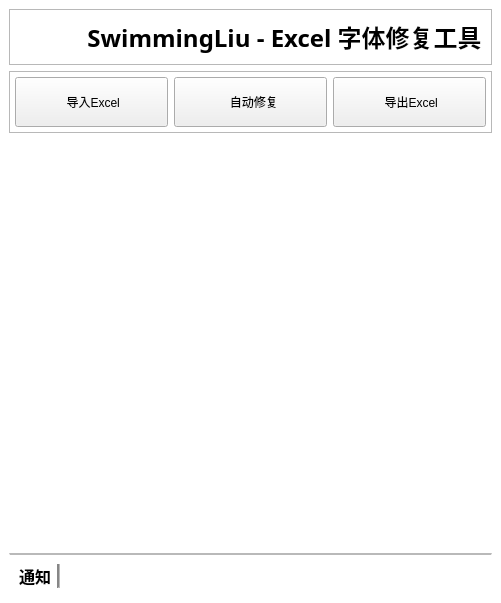
<?xml version="1.0" encoding="UTF-8"?>
<ui version="4.0">
 <class>MainWindow</class>
 <widget class="QMainWindow" name="MainWindow">
  <property name="geometry">
   <rect>
    <x>0</x>
    <y>0</y>
    <width>501</width>
    <height>603</height>
   </rect>
  </property>
  <property name="windowTitle">
   <string>Excel字体修复工具</string>
  </property>
  <property name="styleSheet">
   <string notr="true">QMainWindow#MainWindow{
	background-color: white;
	border-radius: 15%;
}</string>
  </property>
  <widget class="QWidget" name="centralwidget">
   <layout class="QVBoxLayout" name="verticalLayout" stretch="2,2,20,1">
    <item>
     <widget class="QFrame" name="frame">
      <property name="frameShape">
       <enum>QFrame::StyledPanel</enum>
      </property>
      <property name="frameShadow">
       <enum>QFrame::Raised</enum>
      </property>
      <layout class="QHBoxLayout" name="horizontalLayout" stretch="2,8">
       <item>
        <widget class="QLabel" name="label_2">
         <property name="styleSheet">
          <string notr="true">image: url(:/logo/images/swimmingliu_icon.png);</string>
         </property>
         <property name="text">
          <string/>
         </property>
         <property name="scaledContents">
          <bool>true</bool>
         </property>
        </widget>
       </item>
       <item alignment="Qt::AlignHCenter">
        <widget class="QLabel" name="label">
         <property name="font">
          <font>
           <family>Adobe 宋体 Std L</family>
          </font>
         </property>
         <property name="text">
          <string>&lt;!DOCTYPE HTML PUBLIC &quot;-//W3C//DTD HTML 4.0//EN&quot; &quot;http://www.w3.org/TR/REC-html40/strict.dtd&quot;&gt;
&lt;html&gt;&lt;head&gt;&lt;meta name=&quot;qrichtext&quot; content=&quot;1&quot; /&gt;&lt;meta charset=&quot;utf-8&quot; /&gt;&lt;style type=&quot;text/css&quot;&gt;
p, li { white-space: pre-wrap; }
hr { height: 1px; border-width: 0; }
li.unchecked::marker { content: &quot;\2610&quot;; }
li.checked::marker { content: &quot;\2612&quot;; }
&lt;/style&gt;&lt;/head&gt;&lt;body style=&quot; font-family:'Microsoft YaHei UI'; font-size:11pt; font-weight:400; font-style:normal;&quot;&gt;
&lt;p style=&quot; margin-top:0px; margin-bottom:0px; margin-left:0px; margin-right:0px; -qt-block-indent:0; text-indent:0px;&quot;&gt;&lt;span style=&quot; font-size:18pt; font-weight:700;&quot;&gt;SwimmingLiu - Excel 字体修复工具&lt;/span&gt;&lt;/p&gt;&lt;/body&gt;&lt;/html&gt;</string>
         </property>
         <property name="alignment">
          <set>Qt::AlignCenter</set>
         </property>
        </widget>
       </item>
      </layout>
     </widget>
    </item>
    <item>
     <widget class="QFrame" name="frame_3">
      <property name="styleSheet">
       <string notr="true"/>
      </property>
      <property name="frameShape">
       <enum>QFrame::StyledPanel</enum>
      </property>
      <property name="frameShadow">
       <enum>QFrame::Raised</enum>
      </property>
      <layout class="QHBoxLayout" name="horizontalLayout_3" stretch="10,10,10">
       <property name="leftMargin">
        <number>5</number>
       </property>
       <property name="topMargin">
        <number>5</number>
       </property>
       <property name="rightMargin">
        <number>5</number>
       </property>
       <property name="bottomMargin">
        <number>5</number>
       </property>
       <item>
        <widget class="PushButton" name="import_excel">
         <property name="sizePolicy">
          <sizepolicy hsizetype="Expanding" vsizetype="Expanding">
           <horstretch>0</horstretch>
           <verstretch>0</verstretch>
          </sizepolicy>
         </property>
         <property name="minimumSize">
          <size>
           <width>60</width>
           <height>50</height>
          </size>
         </property>
         <property name="styleSheet">
          <string notr="true">PushButton, ToolButton, ToggleButton, ToggleToolButton {
    color: black;
    background-image:url(:/tool/images/import_excel.png);
	background-repeat: no-repeat;
	background-position: left center;
	border-left: 20px solid transparent;
	text-align: left;
    border-radius: 5px;
    font: 16px 'Segoe UI', 'Microsoft YaHei';
    padding: 15px 0px 15px 40px;
    outline: none;
}

ToolButton {
    padding: 5px 9px 6px 8px;
}

PushButton[hasIcon=false] {
    padding: 5px 12px 6px 12px;
}

PushButton[hasIcon=true] {
    padding: 5px 12px 6px 36px;
}

DropDownToolButton, PrimaryDropDownToolButton {
    padding: 5px 31px 6px 8px;
}

DropDownPushButton[hasIcon=false],
PrimaryDropDownPushButton[hasIcon=false] {
    padding: 5px 31px 6px 12px;
}

DropDownPushButton[hasIcon=true],
PrimaryDropDownPushButton[hasIcon=true] {
    padding: 5px 31px 6px 36px;
}

PushButton:hover, ToolButton:hover, ToggleButton:hover, ToggleToolButton:hover {
    background-color: rgba(114, 129, 214, 59);
	background-image:url(:/tool/images/import_excel.png);
	background-repeat: no-repeat;
	background-position: left center;
}

PushButton:pressed, ToolButton:pressed, ToggleButton:pressed, ToggleToolButton:pressed {
    color: rgba(0, 0, 0, 0.63);
    background-color: rgba(114, 129, 214, 59);
    border-bottom: 1px solid rgba(0, 0, 0, 0.073);
	background-image:url(:/tool/images/import_excel.png);
	background-repeat: no-repeat;
	background-position: left center;
}

PushButton:disabled, ToolButton:disabled, ToggleButton:disabled, ToggleToolButton:disabled {
    color: rgba(0, 0, 0, 0.36);
    background: rgba(249, 249, 249, 0.3);
    border: 1px solid rgba(0, 0, 0, 0.06);
    border-bottom: 1px solid rgba(0, 0, 0, 0.06);
}


PrimaryPushButton,
PrimaryToolButton,
ToggleButton:checked,
ToggleToolButton:checked {
    color: white;
    background-color: #009faa;
    border: 1px solid #00a7b3;
    border-bottom: 1px solid #007780;
}

PrimaryPushButton:hover,
PrimaryToolButton:hover,
ToggleButton:checked:hover,
ToggleToolButton:checked:hover {
    background-color: #00a7b3;
    border: 1px solid #2daab3;
    border-bottom: 1px solid #007780;
}

PrimaryPushButton:pressed,
PrimaryToolButton:pressed,
ToggleButton:checked:pressed,
ToggleToolButton:checked:pressed {
    color: rgba(255, 255, 255, 0.63);
    background-color: #3eabb3;
    border: 1px solid #3eabb3;
}

PrimaryPushButton:disabled,
PrimaryToolButton:disabled,
ToggleButton:checked:disabled,
ToggleToolButton:checked:disabled {
    color: rgba(255, 255, 255, 0.9);
    background-color: rgb(205, 205, 205);
    border: 1px solid rgb(205, 205, 205);
}

SplitDropButton,
PrimarySplitDropButton {
    border-left: none;
    border-top-left-radius: 0;
    border-bottom-left-radius: 0;
}

#splitPushButton,
#splitToolButton,
#primarySplitPushButton,
#primarySplitToolButton {
    border-top-right-radius: 0;
    border-bottom-right-radius: 0;
}

#splitPushButton:pressed,
#splitToolButton:pressed,
SplitDropButton:pressed {
    border-bottom: 1px solid rgba(0, 0, 0, 0.183);
}

PrimarySplitDropButton:pressed {
    border-bottom: 1px solid #007780;
}

#primarySplitPushButton, #primarySplitToolButton {
    border-right: 1px solid #3eabb3;
}

#primarySplitPushButton:pressed, #primarySplitToolButton:pressed {
    border-bottom: 1px solid #007780;
}

HyperlinkButton {
    /* font: 14px 'Segoe UI', 'Microsoft YaHei'; */
    padding: 6px 12px 6px 12px;
    color: #009faa;
    border: none;
    border-radius: 6px;
    background-color: transparent;
}

HyperlinkButton[hasIcon=false] {
    padding: 6px 12px 6px 12px;
}

HyperlinkButton[hasIcon=true] {
    padding: 6px 12px 6px 36px;
}

HyperlinkButton:hover {
    color: #009faa;
    background-color: rgba(0, 0, 0, 10);
    border: none;
}

HyperlinkButton:pressed {
    color: #009faa;
    background-color: rgba(0, 0, 0, 6);
    border: none;
}

HyperlinkButton:disabled {
    color: rgba(0, 0, 0, 0.43);
    background-color: transparent;
    border: none;
}


RadioButton {
    min-height: 24px;
    max-height: 24px;
    background-color: transparent;
    font: 14px 'Segoe UI', 'Microsoft YaHei', 'PingFang SC';
    color: black;
}

RadioButton::indicator {
    width: 18px;
    height: 18px;
    border-radius: 11px;
    border: 2px solid #999999;
    background-color: rgba(0, 0, 0, 5);
    margin-right: 4px;
}

RadioButton::indicator:hover {
    background-color: rgba(0, 0, 0, 0);
}

RadioButton::indicator:pressed {
    border: 2px solid #bbbbbb;
    background-color: qradialgradient(spread:pad, cx:0.5, cy:0.5, radius:0.5, fx:0.5, fy:0.5,
            stop:0 rgb(255, 255, 255),
            stop:0.5 rgb(255, 255, 255),
            stop:0.6 rgb(225, 224, 223),
            stop:1 rgb(225, 224, 223));
}

RadioButton::indicator:checked {
    height: 22px;
    width: 22px;
    border: none;
    border-radius: 11px;
    background-color: qradialgradient(spread:pad, cx:0.5, cy:0.5, radius:0.5, fx:0.5, fy:0.5,
            stop:0 rgb(255, 255, 255),
            stop:0.5 rgb(255, 255, 255),
            stop:0.6 #009faa,
            stop:1 #009faa);
}

RadioButton::indicator:checked:hover {
    background-color: qradialgradient(spread:pad, cx:0.5, cy:0.5, radius:0.5, fx:0.5, fy:0.5,
            stop:0 rgb(255, 255, 255),
            stop:0.6 rgb(255, 255, 255),
            stop:0.7 #009faa,
            stop:1 #009faa);
}

RadioButton::indicator:checked:pressed {
    background-color: qradialgradient(spread:pad, cx:0.5, cy:0.5, radius:0.5, fx:0.5, fy:0.5,
            stop:0 rgb(255, 255, 255),
            stop:0.5 rgb(255, 255, 255),
            stop:0.6 #009faa,
            stop:1 #009faa);
}

RadioButton:disabled {
    color: rgba(0, 0, 0, 110);
}

RadioButton::indicator:disabled {
    border: 2px solid #bbbbbb;
    background-color: transparent;
}

RadioButton::indicator:disabled:checked {
    border: none;
    background-color: qradialgradient(spread:pad, cx:0.5, cy:0.5, radius:0.5, fx:0.5, fy:0.5,
            stop:0 rgb(255, 255, 255),
            stop:0.5 rgb(255, 255, 255),
            stop:0.6 rgba(0, 0, 0, 0.2169),
            stop:1 rgba(0, 0, 0, 0.2169));
}

TransparentToolButton,
TransparentToggleToolButton,
TransparentDropDownToolButton,
TransparentPushButton,
TransparentDropDownPushButton,
TransparentTogglePushButton {
    background-color: transparent;
    border: none;
    border-radius: 5px;
    margin: 0;
}

TransparentToolButton:hover,
TransparentToggleToolButton:hover,
TransparentDropDownToolButton:hover,
TransparentPushButton:hover,
TransparentDropDownPushButton:hover,
TransparentTogglePushButton:hover {
    background-color: rgba(0, 0, 0, 9);
    border: none;
}

TransparentToolButton:pressed,
TransparentToggleToolButton:pressed,
TransparentDropDownToolButton:pressed,
TransparentPushButton:pressed,
TransparentDropDownPushButton:pressed,
TransparentTogglePushButton:pressed {
    background-color: rgba(0, 0, 0, 6);
    border: none;
}

TransparentToolButton:disabled,
TransparentToggleToolButton:disabled,
TransparentDropDownToolButton:disabled,
TransprentPushButton:disabled,
TransparentDropDownPushButton:disabled,
TransprentTogglePushButton:disabled {
    background-color: transparent;
    border: none;
}


PillPushButton,
PillPushButton:hover,
PillPushButton:pressed,
PillPushButton:disabled,
PillPushButton:checked,
PillPushButton:checked:hover,
PillPushButton:checked:pressed,
PillPushButton:disabled:checked,
PillToolButton,
PillToolButton:hover,
PillToolButton:pressed,
PillToolButton:disabled,
PillToolButton:checked,
PillToolButton:checked:hover,
PillToolButton:checked:pressed,
PillToolButton:disabled:checked {
    background-color: transparent;
    border: none;
}
</string>
         </property>
         <property name="text">
          <string> 导入Excel</string>
         </property>
         <property name="iconSize">
          <size>
           <width>40</width>
           <height>40</height>
          </size>
         </property>
         <property name="hasIcon" stdset="0">
          <bool>true</bool>
         </property>
        </widget>
       </item>
       <item>
        <widget class="PushButton" name="fix_font">
         <property name="sizePolicy">
          <sizepolicy hsizetype="Expanding" vsizetype="Expanding">
           <horstretch>0</horstretch>
           <verstretch>0</verstretch>
          </sizepolicy>
         </property>
         <property name="minimumSize">
          <size>
           <width>60</width>
           <height>50</height>
          </size>
         </property>
         <property name="styleSheet">
          <string notr="true">PushButton, ToolButton, ToggleButton, ToggleToolButton {
    color: black;
    background-image:url(:/tool/images/convert.png);
	background-repeat: no-repeat;
	background-position: left center;
	border: none;
	border-left: 20px solid transparent;
	text-align: left;
    border-radius: 5px;
    font: 16px 'Segoe UI', 'Microsoft YaHei';
   padding: 15px 0px 15px 40px;
    outline: none;
}

ToolButton {
    padding: 5px 9px 6px 8px;
}

PushButton[hasIcon=false] {
    padding: 5px 12px 6px 12px;
}

PushButton[hasIcon=true] {
    padding: 5px 12px 6px 36px;
}

DropDownToolButton, PrimaryDropDownToolButton {
    padding: 5px 31px 6px 8px;
}

DropDownPushButton[hasIcon=false],
PrimaryDropDownPushButton[hasIcon=false] {
    padding: 5px 31px 6px 12px;
}

DropDownPushButton[hasIcon=true],
PrimaryDropDownPushButton[hasIcon=true] {
    padding: 5px 31px 6px 36px;
}

PushButton:hover, ToolButton:hover, ToggleButton:hover, ToggleToolButton:hover {
    background-color: rgba(114, 129, 214, 59);
	 background-image:url(:/tool/images/convert.png);
	background-repeat: no-repeat;
	background-position: left center;
}

PushButton:pressed, ToolButton:pressed, ToggleButton:pressed, ToggleToolButton:pressed {
    color: rgba(0, 0, 0, 0.63);
   background-color: rgba(114, 129, 214, 59);
    border-bottom: 1px solid rgba(0, 0, 0, 0.073);
    background-image:url(:/tool/images/convert.png);
	background-repeat: no-repeat;
	background-position: left center;
}

PushButton:disabled, ToolButton:disabled, ToggleButton:disabled, ToggleToolButton:disabled {
    color: rgba(0, 0, 0, 0.36);
    background: rgba(249, 249, 249, 0.3);
    border: 1px solid rgba(0, 0, 0, 0.06);
    border-bottom: 1px solid rgba(0, 0, 0, 0.06);
}


PrimaryPushButton,
PrimaryToolButton,
ToggleButton:checked,
ToggleToolButton:checked {
    color: white;
    background-color: #009faa;
    border: 1px solid #00a7b3;
    border-bottom: 1px solid #007780;
}

PrimaryPushButton:hover,
PrimaryToolButton:hover,
ToggleButton:checked:hover,
ToggleToolButton:checked:hover {
    background-color: #00a7b3;
    border: 1px solid #2daab3;
    border-bottom: 1px solid #007780;
}

PrimaryPushButton:pressed,
PrimaryToolButton:pressed,
ToggleButton:checked:pressed,
ToggleToolButton:checked:pressed {
    color: rgba(255, 255, 255, 0.63);
    background-color: #3eabb3;
    border: 1px solid #3eabb3;
}

PrimaryPushButton:disabled,
PrimaryToolButton:disabled,
ToggleButton:checked:disabled,
ToggleToolButton:checked:disabled {
    color: rgba(255, 255, 255, 0.9);
    background-color: rgb(205, 205, 205);
    border: 1px solid rgb(205, 205, 205);
}

SplitDropButton,
PrimarySplitDropButton {
    border-left: none;
    border-top-left-radius: 0;
    border-bottom-left-radius: 0;
}

#splitPushButton,
#splitToolButton,
#primarySplitPushButton,
#primarySplitToolButton {
    border-top-right-radius: 0;
    border-bottom-right-radius: 0;
}

#splitPushButton:pressed,
#splitToolButton:pressed,
SplitDropButton:pressed {
    border-bottom: 1px solid rgba(0, 0, 0, 0.183);
}

PrimarySplitDropButton:pressed {
    border-bottom: 1px solid #007780;
}

#primarySplitPushButton, #primarySplitToolButton {
    border-right: 1px solid #3eabb3;
}

#primarySplitPushButton:pressed, #primarySplitToolButton:pressed {
    border-bottom: 1px solid #007780;
}

HyperlinkButton {
    /* font: 14px 'Segoe UI', 'Microsoft YaHei'; */
    padding: 6px 12px 6px 12px;
    color: #009faa;
    border: none;
    border-radius: 6px;
    background-color: transparent;
}

HyperlinkButton[hasIcon=false] {
    padding: 6px 12px 6px 12px;
}

HyperlinkButton[hasIcon=true] {
    padding: 6px 12px 6px 36px;
}

HyperlinkButton:hover {
    color: #009faa;
    background-color: rgba(0, 0, 0, 10);
    border: none;
}

HyperlinkButton:pressed {
    color: #009faa;
    background-color: rgba(0, 0, 0, 6);
    border: none;
}

HyperlinkButton:disabled {
    color: rgba(0, 0, 0, 0.43);
    background-color: transparent;
    border: none;
}


RadioButton {
    min-height: 24px;
    max-height: 24px;
    background-color: transparent;
    font: 14px 'Segoe UI', 'Microsoft YaHei', 'PingFang SC';
    color: black;
}

RadioButton::indicator {
    width: 18px;
    height: 18px;
    border-radius: 11px;
    border: 2px solid #999999;
    background-color: rgba(0, 0, 0, 5);
    margin-right: 4px;
}

RadioButton::indicator:hover {
    background-color: rgba(0, 0, 0, 0);
}

RadioButton::indicator:pressed {
    border: 2px solid #bbbbbb;
    background-color: qradialgradient(spread:pad, cx:0.5, cy:0.5, radius:0.5, fx:0.5, fy:0.5,
            stop:0 rgb(255, 255, 255),
            stop:0.5 rgb(255, 255, 255),
            stop:0.6 rgb(225, 224, 223),
            stop:1 rgb(225, 224, 223));
}

RadioButton::indicator:checked {
    height: 22px;
    width: 22px;
    border: none;
    border-radius: 11px;
    background-color: qradialgradient(spread:pad, cx:0.5, cy:0.5, radius:0.5, fx:0.5, fy:0.5,
            stop:0 rgb(255, 255, 255),
            stop:0.5 rgb(255, 255, 255),
            stop:0.6 #009faa,
            stop:1 #009faa);
}

RadioButton::indicator:checked:hover {
    background-color: qradialgradient(spread:pad, cx:0.5, cy:0.5, radius:0.5, fx:0.5, fy:0.5,
            stop:0 rgb(255, 255, 255),
            stop:0.6 rgb(255, 255, 255),
            stop:0.7 #009faa,
            stop:1 #009faa);
}

RadioButton::indicator:checked:pressed {
    background-color: qradialgradient(spread:pad, cx:0.5, cy:0.5, radius:0.5, fx:0.5, fy:0.5,
            stop:0 rgb(255, 255, 255),
            stop:0.5 rgb(255, 255, 255),
            stop:0.6 #009faa,
            stop:1 #009faa);
}

RadioButton:disabled {
    color: rgba(0, 0, 0, 110);
}

RadioButton::indicator:disabled {
    border: 2px solid #bbbbbb;
    background-color: transparent;
}

RadioButton::indicator:disabled:checked {
    border: none;
    background-color: qradialgradient(spread:pad, cx:0.5, cy:0.5, radius:0.5, fx:0.5, fy:0.5,
            stop:0 rgb(255, 255, 255),
            stop:0.5 rgb(255, 255, 255),
            stop:0.6 rgba(0, 0, 0, 0.2169),
            stop:1 rgba(0, 0, 0, 0.2169));
}

TransparentToolButton,
TransparentToggleToolButton,
TransparentDropDownToolButton,
TransparentPushButton,
TransparentDropDownPushButton,
TransparentTogglePushButton {
    background-color: transparent;
    border: none;
    border-radius: 5px;
    margin: 0;
}

TransparentToolButton:hover,
TransparentToggleToolButton:hover,
TransparentDropDownToolButton:hover,
TransparentPushButton:hover,
TransparentDropDownPushButton:hover,
TransparentTogglePushButton:hover {
    background-color: rgba(0, 0, 0, 9);
    border: none;
}

TransparentToolButton:pressed,
TransparentToggleToolButton:pressed,
TransparentDropDownToolButton:pressed,
TransparentPushButton:pressed,
TransparentDropDownPushButton:pressed,
TransparentTogglePushButton:pressed {
    background-color: rgba(0, 0, 0, 6);
    border: none;
}

TransparentToolButton:disabled,
TransparentToggleToolButton:disabled,
TransparentDropDownToolButton:disabled,
TransprentPushButton:disabled,
TransparentDropDownPushButton:disabled,
TransprentTogglePushButton:disabled {
    background-color: transparent;
    border: none;
}


PillPushButton,
PillPushButton:hover,
PillPushButton:pressed,
PillPushButton:disabled,
PillPushButton:checked,
PillPushButton:checked:hover,
PillPushButton:checked:pressed,
PillPushButton:disabled:checked,
PillToolButton,
PillToolButton:hover,
PillToolButton:pressed,
PillToolButton:disabled,
PillToolButton:checked,
PillToolButton:checked:hover,
PillToolButton:checked:pressed,
PillToolButton:disabled:checked {
    background-color: transparent;
    border: none;
}
</string>
         </property>
         <property name="text">
          <string>  自动修复</string>
         </property>
         <property name="iconSize">
          <size>
           <width>40</width>
           <height>40</height>
          </size>
         </property>
         <property name="hasIcon" stdset="0">
          <bool>true</bool>
         </property>
        </widget>
       </item>
       <item>
        <widget class="PushButton" name="export_excel">
         <property name="sizePolicy">
          <sizepolicy hsizetype="Expanding" vsizetype="Expanding">
           <horstretch>0</horstretch>
           <verstretch>0</verstretch>
          </sizepolicy>
         </property>
         <property name="minimumSize">
          <size>
           <width>60</width>
           <height>50</height>
          </size>
         </property>
         <property name="styleSheet">
          <string notr="true">PushButton, ToolButton, ToggleButton, ToggleToolButton {
    color: black;
    background-image:url(:/tool/images/excel.png);
	background-repeat: no-repeat;
	background-position: left center;
	border: none;
	border-left: 20px solid transparent;
	text-align: left;
    border-radius: 5px;
    font: 16px 'Segoe UI', 'Microsoft YaHei';
   padding: 15px 0px 15px 40px;
    outline: none;
}

ToolButton {
    padding: 5px 9px 6px 8px;
}

PushButton[hasIcon=false] {
    padding: 5px 12px 6px 12px;
}

PushButton[hasIcon=true] {
    padding: 5px 12px 6px 36px;
}

DropDownToolButton, PrimaryDropDownToolButton {
    padding: 5px 31px 6px 8px;
}

DropDownPushButton[hasIcon=false],
PrimaryDropDownPushButton[hasIcon=false] {
    padding: 5px 31px 6px 12px;
}

DropDownPushButton[hasIcon=true],
PrimaryDropDownPushButton[hasIcon=true] {
    padding: 5px 31px 6px 36px;
}

PushButton:hover, ToolButton:hover, ToggleButton:hover, ToggleToolButton:hover {
    background-color: rgba(114, 129, 214, 59);
	 background-image: url(:/tool/images/excel.png);
	background-repeat: no-repeat;
	background-position: left center;
}

PushButton:pressed, ToolButton:pressed, ToggleButton:pressed, ToggleToolButton:pressed {
    color: rgba(0, 0, 0, 0.63);
    background-color: rgba(114, 129, 214, 59);
    border-bottom: 1px solid rgba(0, 0, 0, 0.073);
    background-image:url(:/tool/images/excel.png);
	background-repeat: no-repeat;
	background-position: left center;
}

PushButton:disabled, ToolButton:disabled, ToggleButton:disabled, ToggleToolButton:disabled {
    color: rgba(0, 0, 0, 0.36);
    background: rgba(249, 249, 249, 0.3);
    border: 1px solid rgba(0, 0, 0, 0.06);
    border-bottom: 1px solid rgba(0, 0, 0, 0.06);
}


PrimaryPushButton,
PrimaryToolButton,
ToggleButton:checked,
ToggleToolButton:checked {
    color: white;
    background-color: #009faa;
    border: 1px solid #00a7b3;
    border-bottom: 1px solid #007780;
}

PrimaryPushButton:hover,
PrimaryToolButton:hover,
ToggleButton:checked:hover,
ToggleToolButton:checked:hover {
    background-color: #00a7b3;
    border: 1px solid #2daab3;
    border-bottom: 1px solid #007780;
}

PrimaryPushButton:pressed,
PrimaryToolButton:pressed,
ToggleButton:checked:pressed,
ToggleToolButton:checked:pressed {
    color: rgba(255, 255, 255, 0.63);
    background-color: #3eabb3;
    border: 1px solid #3eabb3;
}

PrimaryPushButton:disabled,
PrimaryToolButton:disabled,
ToggleButton:checked:disabled,
ToggleToolButton:checked:disabled {
    color: rgba(255, 255, 255, 0.9);
    background-color: rgb(205, 205, 205);
    border: 1px solid rgb(205, 205, 205);
}

SplitDropButton,
PrimarySplitDropButton {
    border-left: none;
    border-top-left-radius: 0;
    border-bottom-left-radius: 0;
}

#splitPushButton,
#splitToolButton,
#primarySplitPushButton,
#primarySplitToolButton {
    border-top-right-radius: 0;
    border-bottom-right-radius: 0;
}

#splitPushButton:pressed,
#splitToolButton:pressed,
SplitDropButton:pressed {
    border-bottom: 1px solid rgba(0, 0, 0, 0.183);
}

PrimarySplitDropButton:pressed {
    border-bottom: 1px solid #007780;
}

#primarySplitPushButton, #primarySplitToolButton {
    border-right: 1px solid #3eabb3;
}

#primarySplitPushButton:pressed, #primarySplitToolButton:pressed {
    border-bottom: 1px solid #007780;
}

HyperlinkButton {
    /* font: 14px 'Segoe UI', 'Microsoft YaHei'; */
    padding: 6px 12px 6px 12px;
    color: #009faa;
    border: none;
    border-radius: 6px;
    background-color: transparent;
}

HyperlinkButton[hasIcon=false] {
    padding: 6px 12px 6px 12px;
}

HyperlinkButton[hasIcon=true] {
    padding: 6px 12px 6px 36px;
}

HyperlinkButton:hover {
    color: #009faa;
    background-color: rgba(0, 0, 0, 10);
    border: none;
}

HyperlinkButton:pressed {
    color: #009faa;
    background-color: rgba(0, 0, 0, 6);
    border: none;
}

HyperlinkButton:disabled {
    color: rgba(0, 0, 0, 0.43);
    background-color: transparent;
    border: none;
}


RadioButton {
    min-height: 24px;
    max-height: 24px;
    background-color: transparent;
    font: 14px 'Segoe UI', 'Microsoft YaHei', 'PingFang SC';
    color: black;
}

RadioButton::indicator {
    width: 18px;
    height: 18px;
    border-radius: 11px;
    border: 2px solid #999999;
    background-color: rgba(0, 0, 0, 5);
    margin-right: 4px;
}

RadioButton::indicator:hover {
    background-color: rgba(0, 0, 0, 0);
}

RadioButton::indicator:pressed {
    border: 2px solid #bbbbbb;
    background-color: qradialgradient(spread:pad, cx:0.5, cy:0.5, radius:0.5, fx:0.5, fy:0.5,
            stop:0 rgb(255, 255, 255),
            stop:0.5 rgb(255, 255, 255),
            stop:0.6 rgb(225, 224, 223),
            stop:1 rgb(225, 224, 223));
}

RadioButton::indicator:checked {
    height: 22px;
    width: 22px;
    border: none;
    border-radius: 11px;
    background-color: qradialgradient(spread:pad, cx:0.5, cy:0.5, radius:0.5, fx:0.5, fy:0.5,
            stop:0 rgb(255, 255, 255),
            stop:0.5 rgb(255, 255, 255),
            stop:0.6 #009faa,
            stop:1 #009faa);
}

RadioButton::indicator:checked:hover {
    background-color: qradialgradient(spread:pad, cx:0.5, cy:0.5, radius:0.5, fx:0.5, fy:0.5,
            stop:0 rgb(255, 255, 255),
            stop:0.6 rgb(255, 255, 255),
            stop:0.7 #009faa,
            stop:1 #009faa);
}

RadioButton::indicator:checked:pressed {
    background-color: qradialgradient(spread:pad, cx:0.5, cy:0.5, radius:0.5, fx:0.5, fy:0.5,
            stop:0 rgb(255, 255, 255),
            stop:0.5 rgb(255, 255, 255),
            stop:0.6 #009faa,
            stop:1 #009faa);
}

RadioButton:disabled {
    color: rgba(0, 0, 0, 110);
}

RadioButton::indicator:disabled {
    border: 2px solid #bbbbbb;
    background-color: transparent;
}

RadioButton::indicator:disabled:checked {
    border: none;
    background-color: qradialgradient(spread:pad, cx:0.5, cy:0.5, radius:0.5, fx:0.5, fy:0.5,
            stop:0 rgb(255, 255, 255),
            stop:0.5 rgb(255, 255, 255),
            stop:0.6 rgba(0, 0, 0, 0.2169),
            stop:1 rgba(0, 0, 0, 0.2169));
}

TransparentToolButton,
TransparentToggleToolButton,
TransparentDropDownToolButton,
TransparentPushButton,
TransparentDropDownPushButton,
TransparentTogglePushButton {
    background-color: transparent;
    border: none;
    border-radius: 5px;
    margin: 0;
}

TransparentToolButton:hover,
TransparentToggleToolButton:hover,
TransparentDropDownToolButton:hover,
TransparentPushButton:hover,
TransparentDropDownPushButton:hover,
TransparentTogglePushButton:hover {
    background-color: rgba(0, 0, 0, 9);
    border: none;
}

TransparentToolButton:pressed,
TransparentToggleToolButton:pressed,
TransparentDropDownToolButton:pressed,
TransparentPushButton:pressed,
TransparentDropDownPushButton:pressed,
TransparentTogglePushButton:pressed {
    background-color: rgba(0, 0, 0, 6);
    border: none;
}

TransparentToolButton:disabled,
TransparentToggleToolButton:disabled,
TransparentDropDownToolButton:disabled,
TransprentPushButton:disabled,
TransparentDropDownPushButton:disabled,
TransprentTogglePushButton:disabled {
    background-color: transparent;
    border: none;
}


PillPushButton,
PillPushButton:hover,
PillPushButton:pressed,
PillPushButton:disabled,
PillPushButton:checked,
PillPushButton:checked:hover,
PillPushButton:checked:pressed,
PillPushButton:disabled:checked,
PillToolButton,
PillToolButton:hover,
PillToolButton:pressed,
PillToolButton:disabled,
PillToolButton:checked,
PillToolButton:checked:hover,
PillToolButton:checked:pressed,
PillToolButton:disabled:checked {
    background-color: transparent;
    border: none;
}
</string>
         </property>
         <property name="text">
          <string> 导出Excel</string>
         </property>
         <property name="iconSize">
          <size>
           <width>40</width>
           <height>40</height>
          </size>
         </property>
         <property name="hasIcon" stdset="0">
          <bool>true</bool>
         </property>
        </widget>
       </item>
      </layout>
     </widget>
    </item>
    <item>
     <widget class="QLabel" name="label_3">
      <property name="styleSheet">
       <string notr="true">	background-image:url(:/background/images/excel_background.png);
	background-position: center;
    background-repeat: no-repeat;
    background-size: cover; /* 使背景图片自适应控件大小 */</string>
      </property>
      <property name="text">
       <string/>
      </property>
     </widget>
    </item>
    <item>
     <widget class="QFrame" name="messagebar">
      <property name="styleSheet">
       <string notr="true">QFrame#messagebar{
	border-top: 2px solid rgba(0, 0, 0, 70);
}
</string>
      </property>
      <property name="frameShape">
       <enum>QFrame::StyledPanel</enum>
      </property>
      <property name="frameShadow">
       <enum>QFrame::Raised</enum>
      </property>
      <layout class="QHBoxLayout" name="horizontalLayout_2" stretch="6,1,94">
       <property name="spacing">
        <number>6</number>
       </property>
       <property name="bottomMargin">
        <number>5</number>
       </property>
       <item>
        <widget class="QLabel" name="label_4">
         <property name="font">
          <font>
           <family>宋体</family>
          </font>
         </property>
         <property name="styleSheet">
          <string notr="true"/>
         </property>
         <property name="text">
          <string>&lt;html&gt;&lt;head/&gt;&lt;body&gt;&lt;p&gt;&lt;span style=&quot; font-size:12pt; font-weight:700;&quot;&gt;通知&lt;/span&gt;&lt;/p&gt;&lt;/body&gt;&lt;/html&gt;</string>
         </property>
         <property name="alignment">
          <set>Qt::AlignCenter</set>
         </property>
        </widget>
       </item>
       <item>
        <widget class="Line" name="line_3">
         <property name="styleSheet">
          <string notr="true">background-color: rgba(0, 0, 0, 70);</string>
         </property>
         <property name="orientation">
          <enum>Qt::Vertical</enum>
         </property>
        </widget>
       </item>
       <item>
        <widget class="QLabel" name="message_box">
         <property name="font">
          <font>
           <family>宋体</family>
           <pointsize>-1</pointsize>
           <bold>true</bold>
          </font>
         </property>
         <property name="styleSheet">
          <string notr="true"> font-weight:700;
font-size:12px;</string>
         </property>
         <property name="text">
          <string/>
         </property>
        </widget>
       </item>
      </layout>
     </widget>
    </item>
   </layout>
  </widget>
 </widget>
 <customwidgets>
  <customwidget>
   <class>PushButton</class>
   <extends>QPushButton</extends>
   <header>qfluentwidgets</header>
  </customwidget>
 </customwidgets>
 <resources>
  <include location="excelfix.qrc"/>
 </resources>
 <connections/>
</ui>
